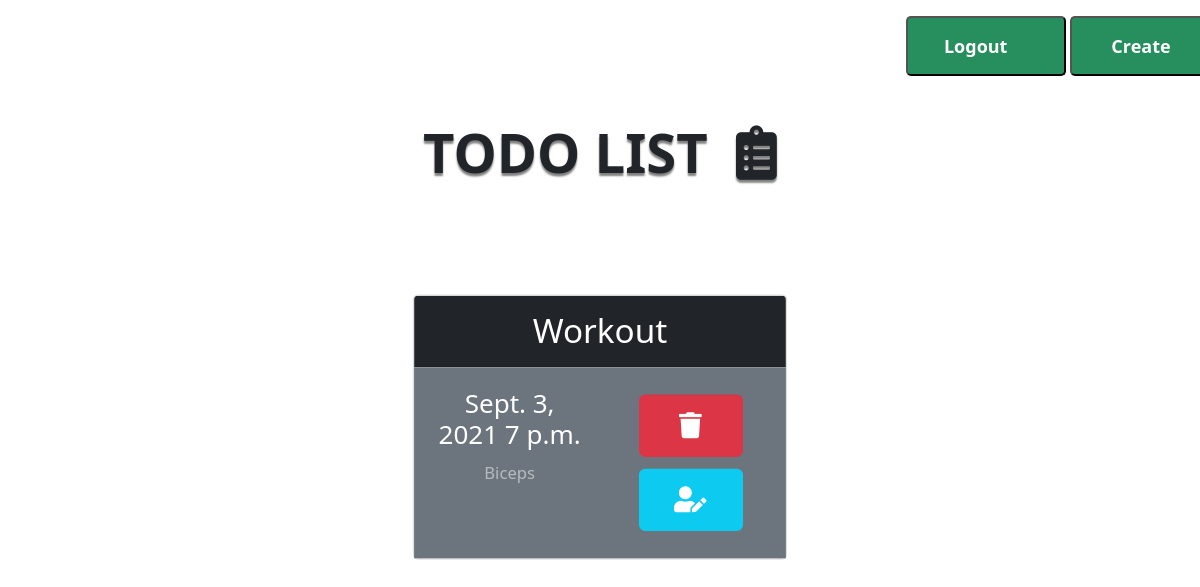
The app's page / (signed in), older data.
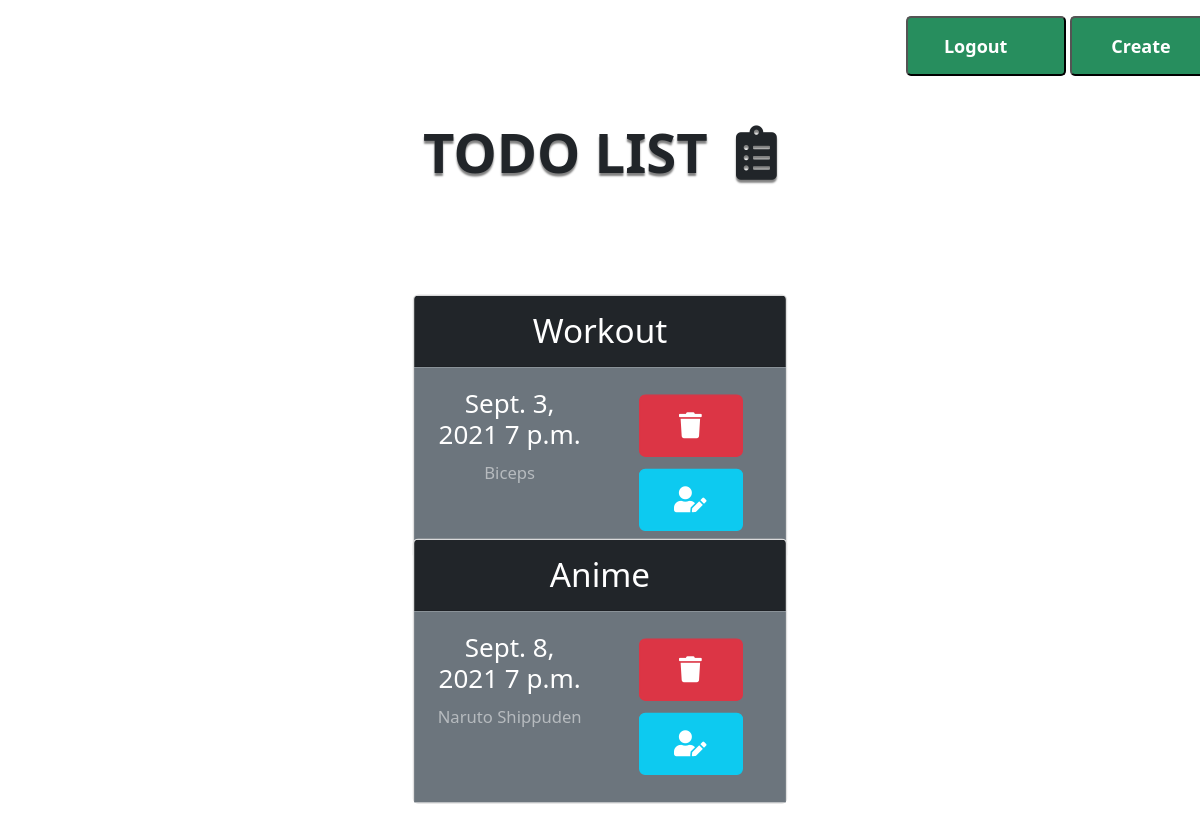
The same page, newer data.
### todo/models.py (models this page shows, shortened)
class Todo(Model):
    task        = models.CharField(max_length=100)
    description = models.CharField(max_length=1000)
    bydate      = models.DateField()
    bytime      = models.TimeField()
    completed   = models.BooleanField(default=False)
    user        = models.ForeignKey(User, default=None, on_delete=models.CASCADE)

### todo/views.py (the view)
# urls.py: path('',homepage, name="HomePage"),
@login_required(login_url='LoginUser')
def homepage(request):
    todos = Todo.objects.filter(user=request.user)
    context = {'todos': todos}
    return HttpResponse(render(request,"homepage.html",context))

### templates/homepage.html (shortened to what this page needs)
{% extends 'base.html' %}
{% block content %}
<head>
    <link href="https://cdn.jsdelivr.net/npm/bootstrap@5.1.0/dist/css/bootstrap.min.css" rel="stylesheet"
>
    <link rel="stylesheet" href="https://cdnjs.cloudflare.com/ajax/libs/font-awesome/5.15.3/css/all.min.css"
 />
</head>
<body>
    <center>
        <span class="logout">
            <button type="button" name="button" class="animated-button-2"><a href={% url 'LogoutUser' %}>Logout&nbsp;</a></button>
        </span>
        <span class="logout">
            <button type="button" name="button" class="animated-button-1"><a href={% url 'CreateTodo' %}>Create&nbsp;</a></button>
        </span>
        <h2 class='heading'>
            Todo List &nbsp;<i class="fas fa-clipboard-list"></i>
        </h2>
        <br><br><br>
        {% for t in todos %}
        <div class="card text-white mb-3" style="max-width: 18rem;">
            <div class="card-header  bg-dark">{{ t.task }}</div>
            <div class="card-body bg-secondary">
                <div class="row">
                    <div class="col-6">
                        <h5 class="card-title">{{ t.bydate }} {{ t.bytime }}</h5>
                        <p class="card-text">{{ t.description }}</p>
                    </div>
                    <div class="col-6">
                        <button type="button" class="btn btn-lg btn-danger"><a href={% url 'DeleteTodo' t.id %}><i
                                    class="fas  fa-trash"></i></a></button>
                        <br>
                        <button type="button" class="btn btn-lg btn-info"><a href={% url 'UpdateTodo' t.id %}><i
                                    class="fas fa-user-edit"></i></a></button>
                    </div>
                </div>
            </div>
        </div>
        <br>
        {% endfor %}
    </center>
</body>
{% endblock %}

### templates/base.html (shortened to what this page needs)
<!DOCTYPE html>
<html lang="en">
{% block content %}{% endblock %}
</html>

### templates/base.html (style rules this page uses)
body { font-family: 'Roboto', sans-serif; }
a { text-decoration: none; color: white; }
button a { color: white; }
.logout { position: relative; left: 39%; top: 1rem; }
.logout button a { text-decoration: none; color: white; }
.animated-button-2 { position: relative; width: 160px; height: 60px; border-radius: 5px; color: white; font-size: 18px; font-weight: 700; background-color: #278E5E; padding: 10px 10px; }
.animated-button-2::after { display: inline-block; font-style: normal; font-variant: normal; text-rendering: auto; -webkit-font-smoothing: antialiased; font-family: "Font Awesome 5 Free"; font-weight: 900; content: "\f007"; opacity: 0; transition: all ease 0.3s; top: 30%; right: 0.6ex; }
.heading { padding: 5%; font-size: 3.4rem; font-weight: 700; text-transform: uppercase; text-shadow: 0px 3px 2px grey; }
.btn-danger, .btn-info { width: 5rem; margin: 4%; }
.card { transform: scale(1.3); }
.card-text { opacity: .5; }
.card-header { font-size: 1.6rem; }
.card-body { font-size: .8rem; }
.animated-button-1 { position: relative; width: 160px; height: 60px; border-radius: 5px; color: white; font-size: 18px; font-weight: 700; background-color: #278E5E; padding: 10px 10px; }
.animated-button-1::after { display: inline-block; font-style: normal; font-variant: normal; text-rendering: auto; -webkit-font-smoothing: antialiased; font-family: "Font Awesome 5 Free"; font-weight: 900; content: "\f46d"; opacity: 0; transition: all ease 0.3s; top: 30%; right: 0.6ex; }

Row changes from the older to the newer data that the page shows:
added Todo: task "Anime", bydate "Sept. 8, 2021", bytime "7 p.m.", description "Naruto Shippuden"
